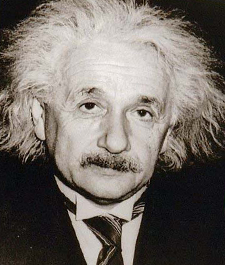
%> input picture DIP/assignment3/project6/data/einstein.bmp, 225 x 265 px
$ octave proj1.m   (GNU Octave 9; MATLAB toolbox functions it lacks are replaced by stand-ins)
%> lines starting %> are read from the running program, lines starting %| are printed output that depends on the picture
### DIP/assignment3/project6/code/my_imfilter.m
function output = my_imfilter(image, filter)
% This function is intended to behave like the built in function imfilter()
% See 'help imfilter' or 'help conv2'. While terms like "filtering" and
% "convolution" might be used interchangeably, and they are indeed nearly
% the same thing, there is a difference:
% from 'help filter2'
%    2-D correlation is related to 2-D convolution by a 180 degree rotation
%    of the filter matrix.

% Your function should work for color images. Simply filter each color
% channel independently.

% Your function should work for filters of any width and height
% combination, as long as the width and height are odd (e.g. 1, 7, 9). This
% restriction makes it unambigious which pixel in the filter is the center
% pixel.

% Boundary handling can be tricky. The filter can't be centered on pixels
% at the image boundary without parts of the filter being out of bounds. If
% you look at 'help conv2' and 'help imfilter' you see that they have
% several options to deal with boundaries. You should simply recreate the
% default behavior of imfilter -- pad the input image with zeros, and
% return a filtered image which matches the input resolution. A better
% approach is to mirror the image content over the boundaries for padding.

% % Uncomment if you want to simply call imfilter so you can see the desired
% % behavior. When you write your actual solution, you can't use imfilter,
% % filter2, conv2, etc. Simply loop over all the pixels and do the actual
% % computation. It might be slow.
% output = imfilter(image, filter);


%%%%%%%%%%%%%%%%
% Your code here
%%%%%%%%%%%%%%%%
intput_image = image;

% Get the row & column size of input image and filter in order to admit
% multi size picture
[intput_row, intput_col] = size(intput_image(:,:,1));
[filter_row, filter_col] = size(filter);

% Pad image with zeros (amount = minimum need of filter = half of row and
% column
pad_input_image = padarray(intput_image, [(filter_row - 1)/2, (filter_col - 1)/2]);

output = [];

for layer = 1:size(intput_image, 3) % ensure to be OK when input is gray image
    % make all filter_row*filter_col size patch of input image be columns
    columns = im2col(pad_input_image(:,:,layer), [filter_row, filter_col]);

    % transpose the filter in order to make it convolution (but not correlation)
    filter2 = transpose(filter(:));

    % filter the image
    filterd_columns = filter2 * columns;

    % recover from columns to image form
    output(:,:,layer) = col2im(filterd_columns, [1, 1], [intput_row, intput_col]);
end

### DIP/assignment3/project6/code/proj1.m
% Before trying to construct hybrid images, it is suggested that you
% implement my_imfilter.m and then debug it using proj1_test_filtering.m

% Debugging tip: You can split your MATLAB code into cells using "%%"
% comments. The cell containing the cursor has a light yellow background,
% and you can press Ctrl+Enter to run just the code in that cell. This is
% useful when projects get more complex and slow to rerun from scratch

close all; % closes all figures

%% Setup
% read images and convert to floating point format
image1 = im2single(imread('../data/einstein.bmp'));
image2 = im2single(imread('../data/marilyn.bmp'));
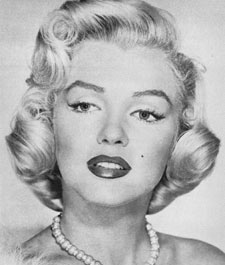
%> input picture DIP/assignment3/project6/data/marilyn.bmp, 225 x 265 px
%> image2: size 265x225x3 single; min 0.051, max 0.957, mean 0.695

% Several additional test cases are provided for you, but feel free to make
% your own (you'll need to align the images in a photo editor such as
% Photoshop). The hybrid images will differ depending on which image you
% assign as image1 (which will provide the low frequencies) and which image
% you asign as image2 (which will provide the high frequencies)

%% Filtering and Hybrid Image construction
cutoff_frequency = 12; %This is the standard deviation, in pixels, of the
% Gaussian blur that will remove the high frequencies from one image and
% remove the low frequencies from another image (by subtracting a blurred
% version from the original version). You will want to tune this for every
% image pair to get the best results.
filter = fspecial('Gaussian', cutoff_frequency*4+1, cutoff_frequency);

%%%%%%%%%%%%%%%%%%%%%%%%%%%%%%%%%%%%%%%%%%%%%%%%%%%%%%%%%%%%%%%%%%%
% YOUR CODE BELOW. Use my_imfilter create 'low_frequencies' and
% 'high_frequencies' and then combine them to create 'hybrid_image'
%%%%%%%%%%%%%%%%%%%%%%%%%%%%%%%%%%%%%%%%%%%%%%%%%%%%%%%%%%%%%%%%%%%

%%%%%%%%%%%%%%%%%%%%%%%%%%%%%%%%%%%%%%%%%%%%%%%%%%%%%%%%%%%%%%%%%%%%%%%%
% Remove the high frequencies from image1 by blurring it. The amount of
% blur that works best will vary with different image pairs
%%%%%%%%%%%%%%%%%%%%%%%%%%%%%%%%%%%%%%%%%%%%%%%%%%%%%%%%%%%%%%%%%%%%%%%%

low_frequencies = my_imfilter(my_imfilter(image1, filter), filter');
%> in my_imfilter, `[intput_row, intput_col] = size(intput_image(:,:,1));`: intput_row = 265; intput_col = 225
%> in my_imfilter, `pad_input_image = padarray(intput_image, [(filter_row - 1)/2, (filter_..`:
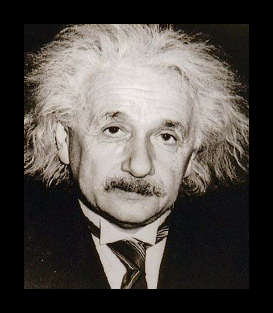
%> pad_input_image: size 313x273x3 single; mean R, G, B 0.317, 0.297, 0.281
%> the run ends on the next line
